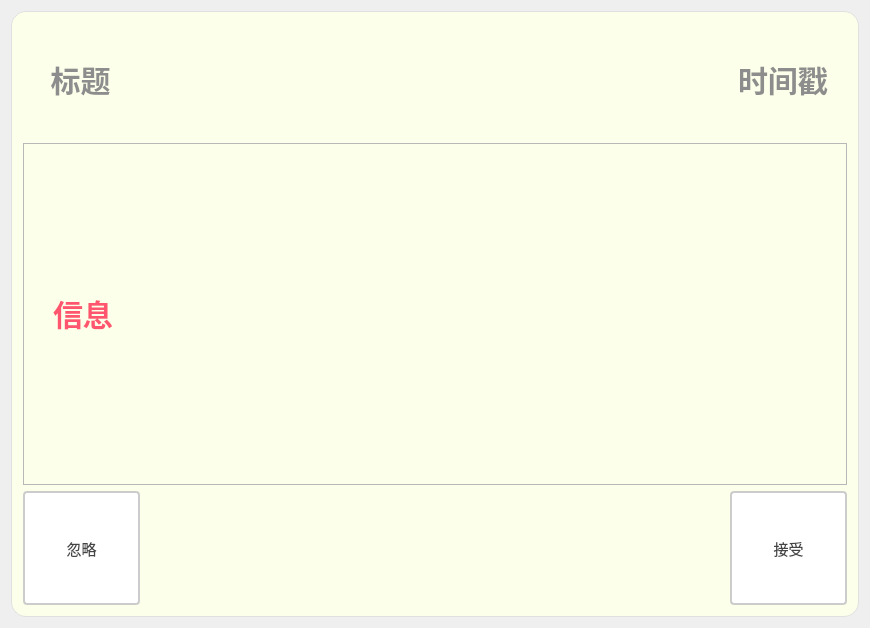
<?xml version="1.0" encoding="UTF-8"?>
<ui version="4.0">
 <class>DlgWarnClass</class>
 <widget class="QDialog" name="DlgWarnClass">
  <property name="geometry">
   <rect>
    <x>0</x>
    <y>0</y>
    <width>870</width>
    <height>628</height>
   </rect>
  </property>
  <property name="windowTitle">
   <string>DlgWarn</string>
  </property>
  <layout class="QVBoxLayout" name="verticalLayout">
   <item>
    <widget class="QGroupBox" name="groupBox">
     <property name="styleSheet">
      <string notr="true">QGroupBox {
    font-size: 20px;
    font-weight: bold;
    background-color: rgb(252, 255, 233);
    border: 1px solid #e0e0e0;
    border-radius: 2px;
	border-radius: 15px
}

QGroupBox::title {
    subcontrol-origin: margin;
    left: 10px;
    padding: 0 5px;
    color: #2c3e50;
}</string>
     </property>
     <property name="title">
      <string/>
     </property>
     <layout class="QVBoxLayout" name="verticalLayout_2" stretch="1,3,1">
      <item>
       <layout class="QHBoxLayout" name="horizontalLayout_2" stretch="1,5,1">
        <item>
         <widget class="QLabel" name="label_title">
          <property name="sizePolicy">
           <sizepolicy hsizetype="Minimum" vsizetype="Minimum">
            <horstretch>0</horstretch>
            <verstretch>0</verstretch>
           </sizepolicy>
          </property>
          <property name="styleSheet">
           <string notr="true">QLabel {
       font-size: 30px;        
       font-weight: bold;        
       color:  rgb(141, 141, 141);       
       padding: 10px 10px;     
       border-bottom: 2px solid #cccccc; 
    }</string>
          </property>
          <property name="text">
           <string>标题</string>
          </property>
          <property name="alignment">
           <set>Qt::AlignmentFlag::AlignCenter</set>
          </property>
         </widget>
        </item>
        <item>
         <spacer name="horizontalSpacer">
          <property name="orientation">
           <enum>Qt::Orientation::Horizontal</enum>
          </property>
          <property name="sizeHint" stdset="0">
           <size>
            <width>368</width>
            <height>20</height>
           </size>
          </property>
         </spacer>
        </item>
        <item>
         <widget class="QLabel" name="label_time">
          <property name="sizePolicy">
           <sizepolicy hsizetype="Minimum" vsizetype="Minimum">
            <horstretch>0</horstretch>
            <verstretch>0</verstretch>
           </sizepolicy>
          </property>
          <property name="styleSheet">
           <string notr="true">QLabel {
       font-size: 30px;        
       font-weight: bold;        
       color:  rgb(141, 141, 141);       
       padding: 10px 10px;     
       border-bottom: 2px solid #cccccc; 
    }</string>
          </property>
          <property name="text">
           <string>时间戳</string>
          </property>
         </widget>
        </item>
       </layout>
      </item>
      <item>
       <widget class="QFrame" name="frame">
        <property name="frameShape">
         <enum>QFrame::Shape::StyledPanel</enum>
        </property>
        <property name="frameShadow">
         <enum>QFrame::Shadow::Sunken</enum>
        </property>
        <layout class="QHBoxLayout" name="horizontalLayout">
         <item>
          <widget class="QLabel" name="label_info">
           <property name="styleSheet">
            <string notr="true">QLabel {
       font-size: 30px;        
       font-weight: bold;        
       color:  rgb(255, 85, 111);       
       padding: 10px 10px;     
       border-bottom: 2px solid #cccccc; 
    }</string>
           </property>
           <property name="text">
            <string>信息</string>
           </property>
          </widget>
         </item>
        </layout>
       </widget>
      </item>
      <item>
       <layout class="QHBoxLayout" name="horizontalLayout_3" stretch="1,5,1">
        <item>
         <widget class="QPushButton" name="pbtn_ignore">
          <property name="sizePolicy">
           <sizepolicy hsizetype="Minimum" vsizetype="Minimum">
            <horstretch>0</horstretch>
            <verstretch>0</verstretch>
           </sizepolicy>
          </property>
          <property name="styleSheet">
           <string notr="true">QPushButton {
    padding: 6px 14px;
    border: 2px solid #CCC;
    border-radius: 4px;
    background-color: white;
    color: #444;
    font-size: 15px; 
}

QPushButton:hover {
    border-color: #999;
    background-color: #F5F5F5;
}

QPushButton:pressed {
    border-color: #777;
    background-color: #EEE;
}</string>
          </property>
          <property name="text">
           <string>忽略</string>
          </property>
         </widget>
        </item>
        <item>
         <spacer name="horizontalSpacer_2">
          <property name="orientation">
           <enum>Qt::Orientation::Horizontal</enum>
          </property>
          <property name="sizeHint" stdset="0">
           <size>
            <width>40</width>
            <height>20</height>
           </size>
          </property>
         </spacer>
        </item>
        <item>
         <widget class="QPushButton" name="pbtn_accept">
          <property name="sizePolicy">
           <sizepolicy hsizetype="Minimum" vsizetype="Minimum">
            <horstretch>0</horstretch>
            <verstretch>0</verstretch>
           </sizepolicy>
          </property>
          <property name="styleSheet">
           <string notr="true">QPushButton {
    padding: 6px 14px;
    border: 2px solid #CCC;
    border-radius: 4px;
    background-color: white;
    color: #444;
    font-size: 15px; 
}

QPushButton:hover {
    border-color: #999;
    background-color: #F5F5F5;
}

QPushButton:pressed {
    border-color: #777;
    background-color: #EEE;
}</string>
          </property>
          <property name="text">
           <string>接受</string>
          </property>
         </widget>
        </item>
       </layout>
      </item>
     </layout>
    </widget>
   </item>
  </layout>
 </widget>
 <layoutdefault spacing="6" margin="11"/>
 <resources/>
 <connections/>
</ui>
